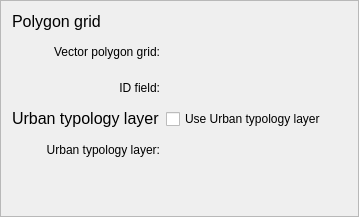
    <widget class="QFrame" name="frame_5">
     <property name="frameShape">
      <enum>QFrame::StyledPanel</enum>
     </property>
     <property name="frameShadow">
      <enum>QFrame::Raised</enum>
     </property>
     <layout class="QGridLayout" name="gridLayout">
      <item row="0" column="0" colspan="3">
       <widget class="QLabel" name="label_17">
        <property name="text">
         <string>&lt;!DOCTYPE HTML PUBLIC &quot;-//W3C//DTD HTML 4.0//EN&quot; &quot;http://www.w3.org/TR/REC-html40/strict.dtd&quot;&gt;
&lt;html&gt;&lt;head&gt;&lt;meta name=&quot;qrichtext&quot; content=&quot;1&quot; /&gt;&lt;style type=&quot;text/css&quot;&gt;
p, li { white-space: pre-wrap; }
&lt;/style&gt;&lt;/head&gt;&lt;body style=&quot; font-family:'MS Shell Dlg 2'; font-size:8pt; font-weight:400; font-style:normal;&quot;&gt;
&lt;p style=&quot; margin-top:0px; margin-bottom:0px; margin-left:0px; margin-right:0px; -qt-block-indent:0; text-indent:0px;&quot;&gt;&lt;span style=&quot; font-size:12pt;&quot;&gt;Polygon grid&lt;/span&gt;&lt;/p&gt;&lt;/body&gt;&lt;/html&gt;</string>
        </property>
       </widget>
      </item>
      <item row="2" column="1">
       <widget class="QWidget" name="widgetPolygonLayer" native="true">
        <property name="minimumSize">
         <size>
          <width>175</width>
          <height>30</height>
         </size>
        </property>
        <property name="layoutDirection">
         <enum>Qt::LeftToRight</enum>
        </property>
        <layout class="QGridLayout" name="gridLayout_13"/>
       </widget>
      </item>
      <item row="3" column="0">
       <widget class="QLabel" name="label_5">
        <property name="text">
         <string>ID field:</string>
        </property>
        <property name="alignment">
         <set>Qt::AlignRight|Qt::AlignTrailing|Qt::AlignVCenter</set>
        </property>
       </widget>
      </item>
      <item row="8" column="0">
       <spacer name="verticalSpacer_9">
        <property name="orientation">
         <enum>Qt::Vertical</enum>
        </property>
        <property name="sizeHint" stdset="0">
         <size>
          <width>20</width>
          <height>40</height>
         </size>
        </property>
       </spacer>
      </item>
      <item row="7" column="0">
       <widget class="QLabel" name="label_21">
        <property name="text">
         <string>Urban typology layer:</string>
        </property>
        <property name="alignment">
         <set>Qt::AlignRight|Qt::AlignTrailing|Qt::AlignVCenter</set>
        </property>
       </widget>
      </item>
      <item row="3" column="1">
       <widget class="QWidget" name="widgetPolyField" native="true">
        <property name="sizePolicy">
         <sizepolicy hsizetype="Preferred" vsizetype="Preferred">
          <horstretch>0</horstretch>
          <verstretch>0</verstretch>
         </sizepolicy>
        </property>
        <property name="minimumSize">
         <size>
          <width>125</width>
          <height>30</height>
         </size>
        </property>
        <property name="layoutDirection">
         <enum>Qt::LeftToRight</enum>
        </property>
        <layout class="QGridLayout" name="gridLayout_14"/>
       </widget>
      </item>
      <item row="2" column="0">
       <widget class="QLabel" name="label">
        <property name="text">
         <string>Vector polygon grid:</string>
        </property>
        <property name="alignment">
         <set>Qt::AlignRight|Qt::AlignTrailing|Qt::AlignVCenter</set>
        </property>
       </widget>
      </item>
      <item row="5" column="0">
       <widget class="QLabel" name="label_24">
        <property name="text">
         <string>&lt;!DOCTYPE HTML PUBLIC &quot;-//W3C//DTD HTML 4.0//EN&quot; &quot;http://www.w3.org/TR/REC-html40/strict.dtd&quot;&gt;
&lt;html&gt;&lt;head&gt;&lt;meta name=&quot;qrichtext&quot; content=&quot;1&quot; /&gt;&lt;style type=&quot;text/css&quot;&gt;
p, li { white-space: pre-wrap; }
&lt;/style&gt;&lt;/head&gt;&lt;body style=&quot; font-family:'MS Shell Dlg 2'; font-size:8pt; font-weight:400; font-style:normal;&quot;&gt;
&lt;p style=&quot; margin-top:0px; margin-bottom:0px; margin-left:0px; margin-right:0px; -qt-block-indent:0; text-indent:0px;&quot;&gt;&lt;span style=&quot; font-size:12pt;&quot;&gt;Urban typology layer&lt;/span&gt;&lt;/p&gt;&lt;/body&gt;&lt;/html&gt;</string>
        </property>
       </widget>
      </item>
      <item row="7" column="1">
       <widget class="QWidget" name="widgetPolygonLayerTypo" native="true">
        <property name="minimumSize">
         <size>
          <width>175</width>
          <height>30</height>
         </size>
        </property>
        <property name="layoutDirection">
         <enum>Qt::LeftToRight</enum>
        </property>
        <layout class="QGridLayout" name="gridLayout_17"/>
       </widget>
      </item>
      <item row="5" column="1">
       <widget class="QCheckBox" name="checkBoxTypology">
        <property name="text">
         <string>Use Urban typology layer</string>
        </property>
       </widget>
      </item>
     </layout>
    </widget>
